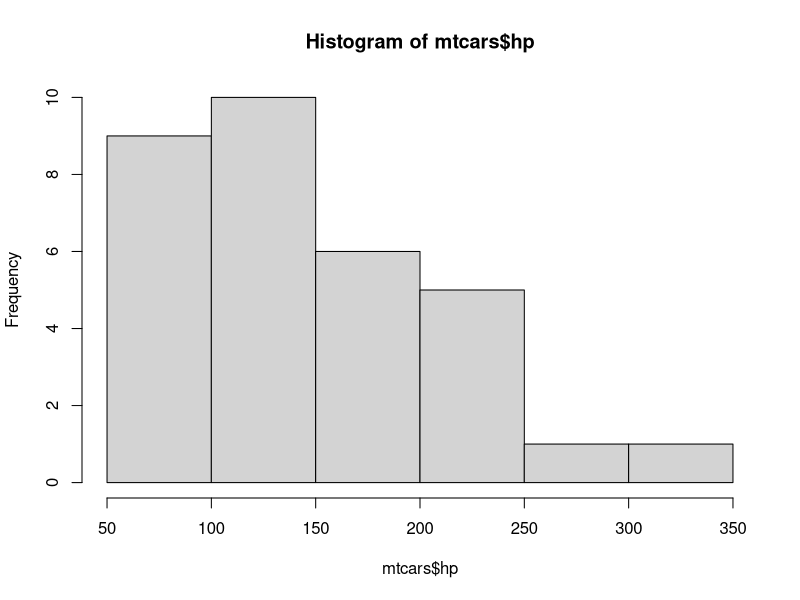
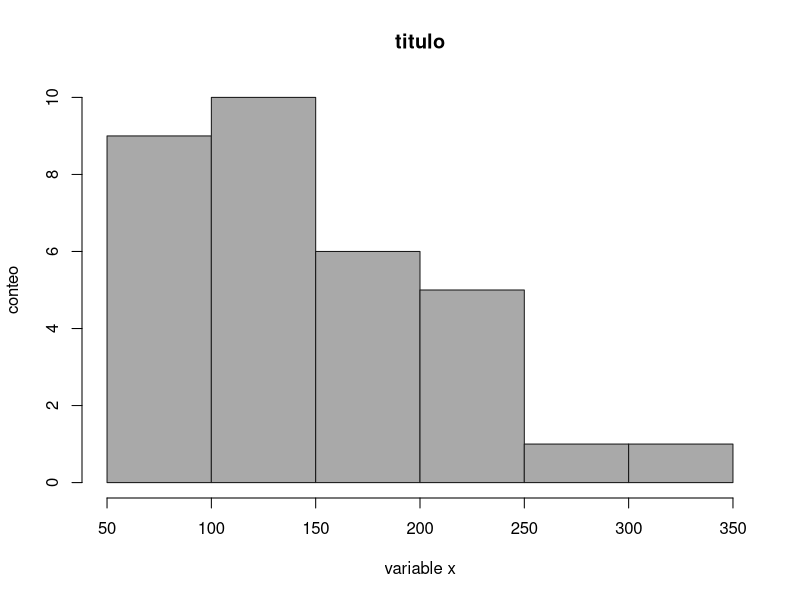
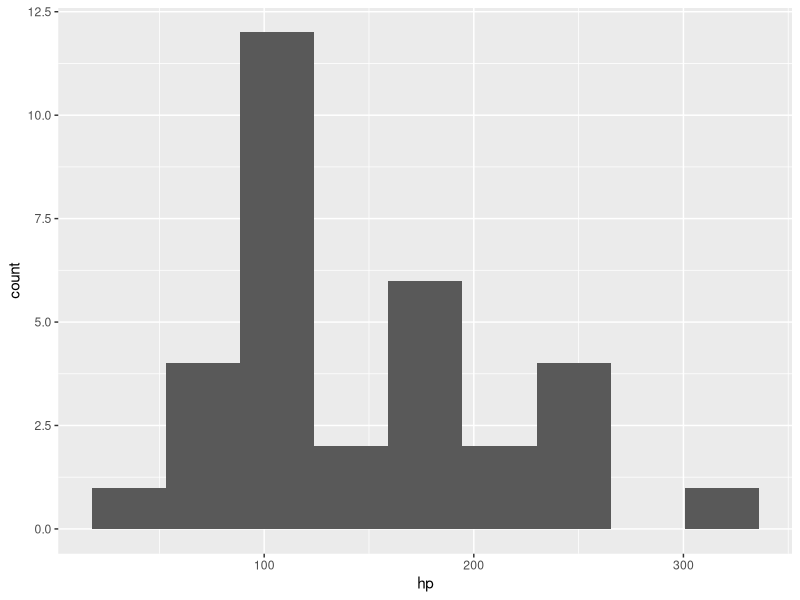
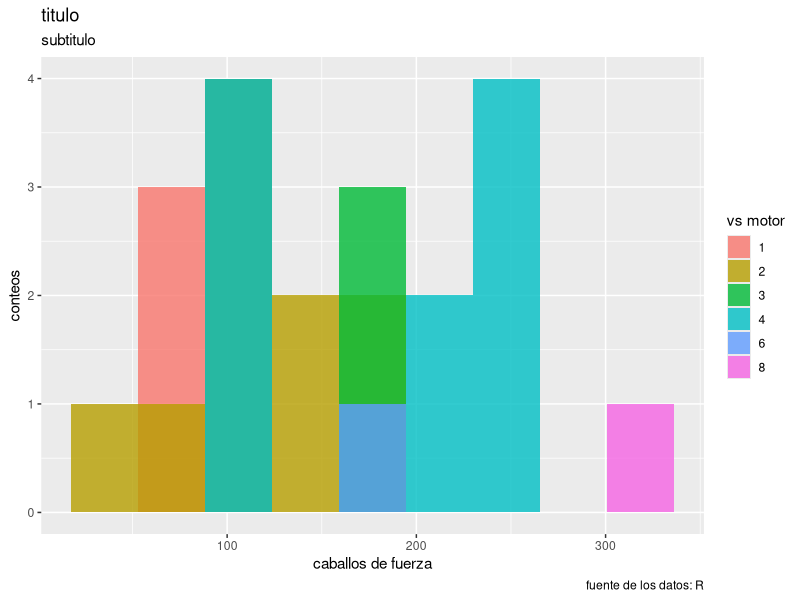

Write R code to recreate these figures, in order.
# histogramas en R

# Objetivo: graficar histogramas en r
# ------------------------------------------------
# En este ejercicio vamos a:
# 1. histogramas con base graphics
# 2. histogramas con ggplot2

# cargando los datos
data("mtcars")

# haciendo histograma básico
hist(mtcars$hp)

# editando histograma
hist(mtcars$hp,
     #breaks=50
     breaks = seq(50,350,50),
     col='darkgray',
     border='gray10',
     main='titulo',
     xlab = 'variable x',
     ylab = 'conteo')



# cargar ggplot2
# install.packages("ggplot2")
library(ggplot2)

# hacer un histograma en ggplot2
ggplot(data=mtcars,
       mapping=aes(x=hp))+
  geom_histogram(bins=9)


# haciendo más cosas interesantes
ggplot(data=mtcars,
       mapping=aes(x=hp,
                   fill=factor(carb)))+
  geom_histogram(bins=9,
                 position='identity',
                 alpha=0.8)+
  labs(title = 'titulo',
       fill='vs motor',
       x='caballos de fuerza',
       y='conteos',
       subtitle = 'subtitulo',
       caption='fuente de los datos: R')

